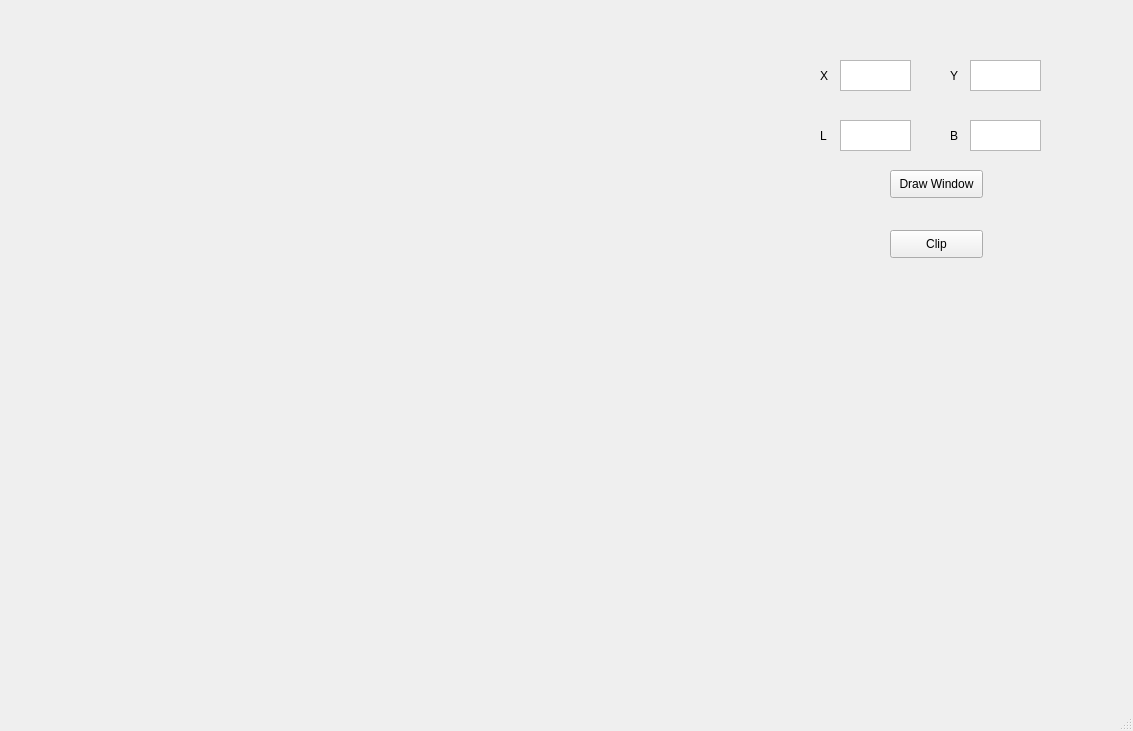
<?xml version="1.0" encoding="UTF-8"?>
<ui version="4.0">
 <class>MainWindow</class>
 <widget class="QMainWindow" name="MainWindow">
  <property name="geometry">
   <rect>
    <x>0</x>
    <y>0</y>
    <width>1133</width>
    <height>731</height>
   </rect>
  </property>
  <property name="windowTitle">
   <string>MainWindow</string>
  </property>
  <widget class="QWidget" name="centralwidget">
   <widget class="QLabel" name="label">
    <property name="geometry">
     <rect>
      <x>0</x>
      <y>0</y>
      <width>751</width>
      <height>671</height>
     </rect>
    </property>
    <property name="text">
     <string/>
    </property>
   </widget>
   <widget class="QTextEdit" name="textEdit">
    <property name="geometry">
     <rect>
      <x>840</x>
      <y>60</y>
      <width>71</width>
      <height>31</height>
     </rect>
    </property>
   </widget>
   <widget class="QTextEdit" name="textEdit_2">
    <property name="geometry">
     <rect>
      <x>970</x>
      <y>60</y>
      <width>71</width>
      <height>31</height>
     </rect>
    </property>
   </widget>
   <widget class="QTextEdit" name="textEdit_3">
    <property name="geometry">
     <rect>
      <x>840</x>
      <y>120</y>
      <width>71</width>
      <height>31</height>
     </rect>
    </property>
   </widget>
   <widget class="QTextEdit" name="textEdit_4">
    <property name="geometry">
     <rect>
      <x>970</x>
      <y>120</y>
      <width>71</width>
      <height>31</height>
     </rect>
    </property>
   </widget>
   <widget class="QLabel" name="label_2">
    <property name="geometry">
     <rect>
      <x>820</x>
      <y>60</y>
      <width>16</width>
      <height>31</height>
     </rect>
    </property>
    <property name="text">
     <string>X</string>
    </property>
   </widget>
   <widget class="QLabel" name="label_3">
    <property name="geometry">
     <rect>
      <x>950</x>
      <y>60</y>
      <width>16</width>
      <height>31</height>
     </rect>
    </property>
    <property name="text">
     <string>Y</string>
    </property>
   </widget>
   <widget class="QLabel" name="label_4">
    <property name="geometry">
     <rect>
      <x>820</x>
      <y>120</y>
      <width>16</width>
      <height>31</height>
     </rect>
    </property>
    <property name="text">
     <string>L</string>
    </property>
   </widget>
   <widget class="QLabel" name="label_5">
    <property name="geometry">
     <rect>
      <x>950</x>
      <y>120</y>
      <width>16</width>
      <height>31</height>
     </rect>
    </property>
    <property name="text">
     <string>B</string>
    </property>
   </widget>
   <widget class="QPushButton" name="pushButton">
    <property name="geometry">
     <rect>
      <x>890</x>
      <y>170</y>
      <width>93</width>
      <height>28</height>
     </rect>
    </property>
    <property name="text">
     <string>Draw Window</string>
    </property>
   </widget>
   <widget class="QPushButton" name="pushButton_2">
    <property name="geometry">
     <rect>
      <x>890</x>
      <y>230</y>
      <width>93</width>
      <height>28</height>
     </rect>
    </property>
    <property name="text">
     <string>Clip</string>
    </property>
   </widget>
  </widget>
  <widget class="QMenuBar" name="menubar">
   <property name="geometry">
    <rect>
     <x>0</x>
     <y>0</y>
     <width>1133</width>
     <height>26</height>
    </rect>
   </property>
  </widget>
  <widget class="QStatusBar" name="statusbar"/>
 </widget>
 <resources/>
 <connections/>
</ui>
